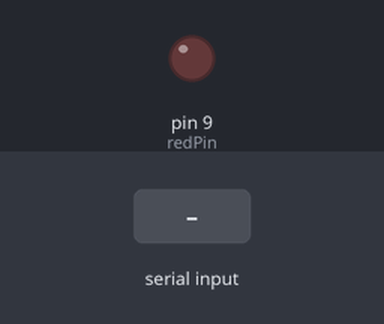
A sketch run on a simulated Arduino Uno, built with avr-gcc and run on an emulated ATmega328P. On the bench: output pins drawn as LEDs (lit = HIGH). Dashed ring = blinking. The inputs (shaded band) are chosen by the test bench. What the sketch prints to the serial monitor is not drawn.

Above: at 1.2 s.
1.3 s: "90,45\n" received over Serial
At 2.7 s:
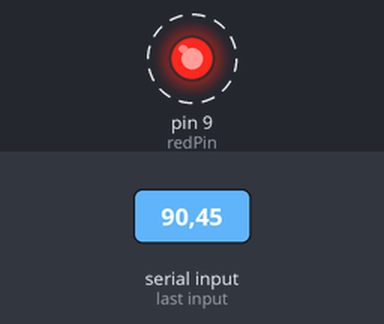
Timing chart, 0 to 10.3 s (numbered marks = the images above; inputs shaded):
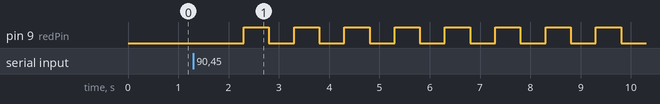

Measured:
- after the input at 1.3 s, pin 9 (redPin): alternates HIGH for 0.50 s and LOW for 0.50 s, starting after 1.0 s

The sketch:

ReadingNumbersFromSerialMonitorDemo.ino
```cpp
const int redPin = 9;
const String msg = "I want my *red led* to blink this number of times: ";
int userInput;

void setup() {
  Serial.begin(9600);
  pinMode(9, OUTPUT);

}

void loop() {
  Serial.println(msg);
  while(Serial.available() == 0);
  userInput = Serial.parseInt();
  delay(1000);
  for(int i = 0; i < userInput; i++){
    digitalWrite(redPin, HIGH);
    delay(500);
    digitalWrite(redPin, LOW);
    delay(500);
  }
}
```
